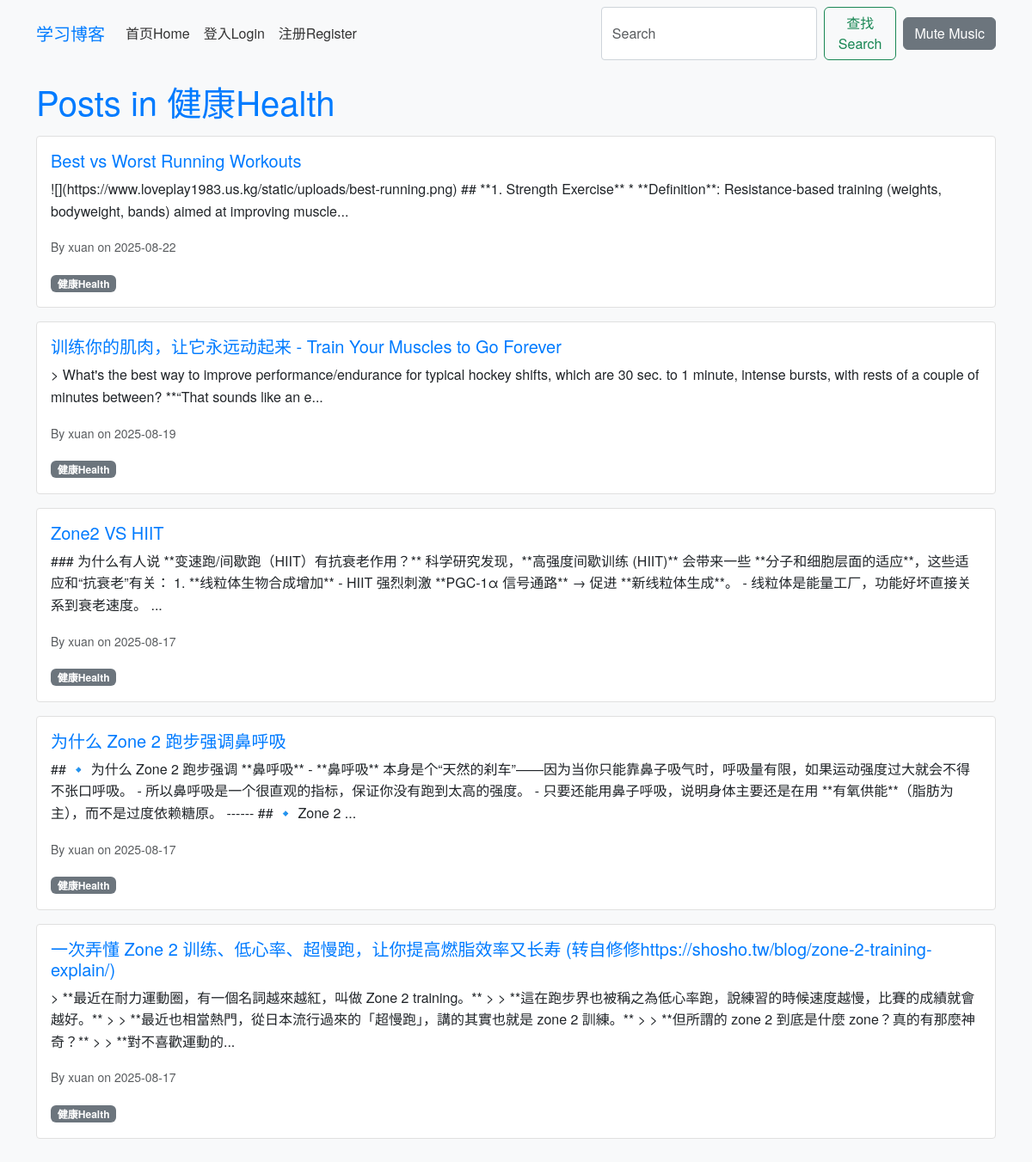
/category/11, run on the app's committed database.
### app/models.py (models this page shows, shortened)
class Category(db.Model):
    id = db.Column(db.Integer, primary_key=True)
    name = db.Column(db.String(50), unique=True)
    posts = db.relationship('Post', backref='category', lazy='dynamic')

class Post(db.Model):
    id = db.Column(db.Integer, primary_key=True)
    title = db.Column(db.String(100), nullable=False)
    body = db.Column(db.Text, nullable=False)
    timestamp = db.Column(db.DateTime, index=True, default=datetime.utcnow)
    user_id = db.Column(db.Integer, db.ForeignKey('user.id'), nullable=False)
    category_id = db.Column(db.Integer, db.ForeignKey('category.id'))
    comments = db.relationship('Comment', backref='post', lazy='dynamic')

class User(db.Model, UserMixin):
    id = db.Column(db.Integer, primary_key=True)
    username = db.Column(db.String(64), index=True, unique=True)
    email = db.Column(db.String(120), index=True, unique=True)
    password_hash = db.Column(db.String(128))
    posts = db.relationship('Post', backref='author', lazy='dynamic')
    comments = db.relationship('Comment', backref='author', lazy='dynamic')
    about_me = db.Column(db.String(140))
    last_seen = db.Column(db.DateTime, default=datetime.utcnow)
    about_me = db.Column(db.Text)  # Changed from String(140) to Text for richer content
    avatar = db.Column(db.String(128))  # New field for avatar filename

### app/routes.py (the view)
@bp.route('/category/<int:category_id>', methods=['GET'])
def category(category_id):
    category = Category.query.get_or_404(category_id)
    page = request.args.get('page', 1, type=int)
    posts = category.posts.order_by(Post.timestamp.desc()).paginate(page=page, per_page=5, error_out=False)
    next_url = url_for('main.category', category_id=category_id, page=posts.next_num) if posts.has_next else None
    prev_url = url_for('main.category', category_id=category_id, page=posts.prev_num) if posts.has_prev else None
    return render_template('category.html', category=category, posts=posts.items, next_url=next_url, prev_url=prev_url)

### app/templates/category.html (shortened to what this page needs)
{% extends 'base.html' %}
{% block content %}
<h1>Posts in {{ category.name }}</h1>
{% for post in posts %}
<div class="card mb-3">
    <div class="card-body">
        <h5 class="card-title"><a href="{{ url_for('main.post', post_id=post.id) }}">{{ post.title }}</a></h5>
        <p class="card-text">{{ post.body[:200] }}...</p>
        <p class="card-text"><small class="text-muted">By {{ post.author.username }} on {{ post.timestamp.strftime('%Y-%m-%d') }}</small></p>
        {% if post.category %}<span class="badge bg-secondary">{{ post.category.name }}</span>{% endif %}
    </div>
</div>
{% endfor %}
{% endblock %}

### app/static/css/style.css (style rules this page uses)
body { font-family: 'Helvetica Neue', Arial, sans-serif; background-color: #f8f9fa; color: #333; line-height: 1.6; margin: 0; padding: 0; }
h1, h2, h3 { color: #007bff; margin-bottom: 1rem; }
a { color: #007bff; text-decoration: none; }
.card { border: 1px solid #e0e0e0; border-radius: 0.25rem; margin-bottom: 1rem; box-shadow: none; }
.card-body { padding: 1rem; }

### data on the page
Category: name "健康Health"
Post: title "Best vs Worst Running Workouts", body "![](https://www.loveplay1983.us.kg/static/uploads/best-running.png) ## **1. Strength Exercise** * **Definition**: Resistance-based training (weights, bodyweight, bands) aimed at improving muscle", author.username "xuan", timestamp "2025-08-22", category.name "健康Health"
Post: title "训练你的肌肉，让它永远动起来 - Train Your Muscles to Go Forever", body "> What's the best way to improve performance/endurance for typical hockey shifts, which are 30 sec. to 1 minute, intense bursts, with rests of a couple of minutes between? **“That sounds like an e", author.username "xuan", timestamp "2025-08-19", category.name "健康Health"
Post: title "Zone2 VS HIIT", body "### 为什么有人说 **变速跑/间歇跑（HIIT）有抗衰老作用？** 科学研究发现，**高强度间歇训练 (HIIT)** 会带来一些 **分子和细胞层面的适应**，这些适应和“抗衰老”有关： 1. **线粒体生物合成增加** - HIIT 强烈刺激 **PGC-1α 信号通路** → 促进 **新线粒体生成**。 - 线粒体是能量工厂，功能好坏直接关系到衰老速度。", author.username "xuan", timestamp "2025-08-17", category.name "健康Health"
Post: title "为什么 Zone 2 跑步强调鼻呼吸", body "## 🔹 为什么 Zone 2 跑步强调 **鼻呼吸** - **鼻呼吸** 本身是个“天然的刹车”——因为当你只能靠鼻子吸气时，呼吸量有限，如果运动强度过大就会不得不张口呼吸。 - 所以鼻呼吸是一个很直观的指标，保证你没有跑到太高的强度。 - 只要还能用鼻子呼吸，说明身体主要还是在用 **有氧供能**（脂肪为主），而不是过度依赖糖原。 ------ ## 🔹 Zone 2", author.username "xuan", timestamp "2025-08-17", category.name "健康Health"
Post: title "一次弄懂 Zone 2 训练、低心率、超慢跑，让你提高燃脂效率又长寿 (转自修修https://shosho.tw/blog/zone-2-training-explain/)", body "> **最近在耐力運動圈，有一個名詞越來越紅，叫做 Zone 2 training。** > > **這在跑步界也被稱之為低心率跑，說練習的時候速度越慢，比賽的成績就會越好。** > > **最近也相當熱門，從日本流行過來的「超慢跑」，講的其實也就是 zone 2 訓練。** > > **但所謂的 zone 2 到底是什麼 zone？真的有那麼神奇？** > > **對不喜歡運動的", author.username "xuan", timestamp "2025-08-17", category.name "健康Health"
